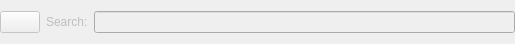
<ui version="4.0" >
 <class>SearchBar</class>
 <widget class="QWidget" name="SearchBar" >
  <property name="enabled" >
   <bool>false</bool>
  </property>
  <property name="geometry" >
   <rect>
    <x>0</x>
    <y>0</y>
    <width>515</width>
    <height>44</height>
   </rect>
  </property>
  <property name="windowTitle" >
   <string>Form</string>
  </property>
  <layout class="QHBoxLayout" >
   <property name="margin" >
    <number>0</number>
   </property>
   <property name="spacing" >
    <number>6</number>
   </property>
   <item>
    <widget class="QPushButton" name="clearButton" >
     <property name="text" >
      <string/>
     </property>
     <property name="icon" >
      <iconset resource="profit.qrc" >:/images/buttons/locationbar_erase.png</iconset>
     </property>
    </widget>
   </item>
   <item>
    <widget class="QLabel" name="label" >
     <property name="text" >
      <string>Search:</string>
     </property>
    </widget>
   </item>
   <item>
    <widget class="QLineEdit" name="searchEdit" />
   </item>
  </layout>
 </widget>
 <resources>
  <include location="profit.qrc" />
 </resources>
 <connections/>
</ui>
